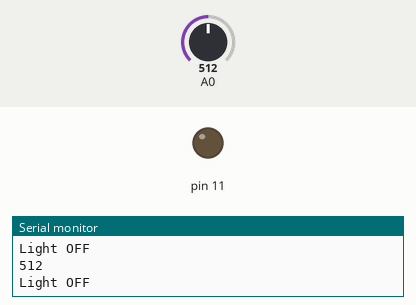
Bench run of a sketch on a simulated Arduino Uno, built with avr-gcc and run on an emulated ATmega328P. On the bench: output pins drawn as LEDs (lit = HIGH), the last lines printed to the serial monitor. The test bench sets the inputs (shaded band); at power-on: A0 = 512.

Above: at 1.2 s.
1.3 s: A0 set to 11
4.3 s: A0 set to 8
At 5.2 s:
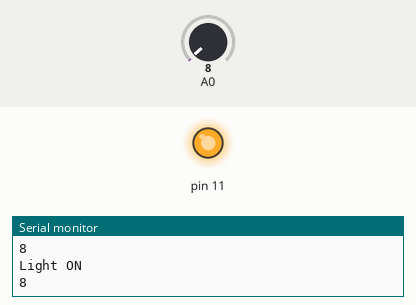
5.8 s: A0 set to 122
At 6.5 s:
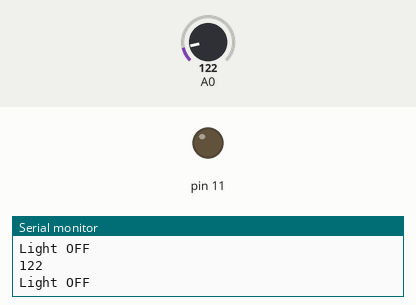
Timing chart, 0 to 8.8 s (numbered marks = the images above; inputs shaded):
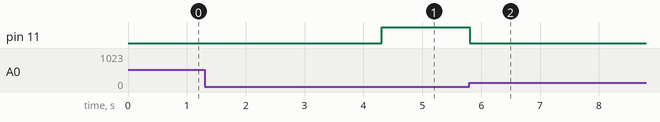

Measured:
- the behaviour switches between 10 and 9 on A0 (found by bisection; images 0 and 1)
- after the input at 4.3 s, pin 11: LOW → HIGH at once
- after the input at 5.8 s, pin 11: HIGH → LOW at once

The sketch:

automatic_street_lighting_ldr.ino
```cpp
int value=0;
void setup()
{
  Serial.begin(9600);
  pinMode(11, OUTPUT);
  pinMode(A0, INPUT);
}

void loop()

{

  value= analogRead(A0);

  if(value<10)
  {
    digitalWrite(11, HIGH);
    Serial.println("Light ON");
    Serial.println(value);
  }
  else
  {
     digitalWrite(11, LOW);
    Serial.println("Light OFF");
    Serial.println(value);
  }
}
```
